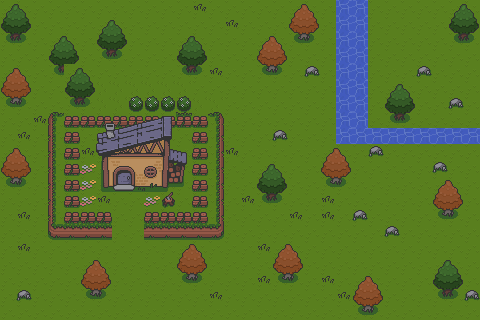

Rendered tile map (Tiled .tmx) drawn with the repository's tilesets; below, a short description and the full map source, tile grids included:
An orthogonal 30x20 tile map with 16x16 px tiles, 3 tile layers (Livello tile 1, alberi, case), 2 tilesets.

<map version="1.10" tiledversion="1.11.2" orientation="orthogonal" renderorder="right-down" width="30" height="20" tilewidth="16" tileheight="16" infinite="0" nextlayerid="4" nextobjectid="1">
 <editorsettings>
  <export target="map.json" format="json" />
 </editorsettings>
 <tileset firstgid="1" name="Overworld_Tileset" tilewidth="16" tileheight="16" tilecount="234" columns="18">
  <image source="../Overworld_Tileset.png" width="288" height="208" />
 </tileset>
 <tileset firstgid="235" name="water_tile_anim_strip_8" tilewidth="16" tileheight="16" tilecount="8" columns="8">
  <image source="../water_tile_anim_strip_8.png" width="128" height="16" />
 </tileset>
 <layer id="1" name="Livello tile 1" width="30" height="20">
  <data encoding="csv">
25,25,25,25,25,25,25,25,25,25,25,25,25,25,25,25,25,25,25,25,25,25,25,25,25,25,25,25,25,25,
25,25,25,25,25,25,25,25,25,25,25,25,25,25,25,25,25,25,25,25,25,25,25,25,25,25,25,25,25,25,
25,25,25,25,25,25,25,25,25,25,25,25,25,25,25,25,25,25,25,25,25,25,25,25,25,25,25,25,25,25,
25,25,25,25,25,25,25,25,25,25,25,25,25,25,25,25,25,25,25,25,25,25,25,25,25,25,25,25,25,25,
25,25,25,25,25,25,25,25,25,25,25,25,25,25,25,25,25,25,25,25,25,25,25,25,25,25,25,25,25,25,
25,25,25,25,25,25,25,25,25,25,25,25,25,25,25,25,25,25,25,25,25,25,25,25,25,25,25,25,25,25,
25,25,25,25,25,25,25,25,25,25,25,25,25,25,25,25,25,25,25,25,25,25,25,25,25,25,25,25,25,25,
25,25,25,25,25,25,25,25,25,25,25,25,25,25,25,25,25,25,25,25,25,25,25,25,25,25,25,25,25,25,
25,25,25,25,25,25,25,25,25,25,25,25,25,25,25,25,25,25,25,25,25,25,25,25,25,25,25,25,25,25,
25,25,25,25,25,25,25,25,25,25,25,25,25,25,25,25,25,25,25,25,25,25,25,25,25,25,25,25,25,25,
25,25,25,25,25,25,25,25,25,25,25,25,25,25,25,25,25,25,25,25,25,25,25,25,25,25,25,25,25,25,
25,25,25,25,25,25,25,25,25,25,25,25,25,25,25,25,25,25,25,25,25,25,25,25,25,25,25,25,25,25,
25,25,25,25,25,25,25,25,25,25,25,25,25,25,25,25,25,25,25,25,25,25,25,25,25,25,25,25,25,25,
25,25,25,25,25,25,25,25,25,25,25,25,25,25,25,25,25,25,25,25,25,25,25,25,25,25,25,25,25,25,
25,25,25,25,25,25,25,25,25,25,25,25,25,25,25,25,25,25,25,25,25,25,25,25,25,25,25,25,25,25,
25,25,25,25,25,25,25,25,25,25,25,25,25,25,25,25,25,25,25,25,25,25,25,25,25,25,25,25,25,25,
25,25,25,25,25,25,25,25,25,25,25,25,25,25,25,25,25,25,25,25,25,25,25,25,25,25,25,25,25,25,
25,25,25,25,25,25,25,25,25,25,25,25,25,25,25,25,25,25,25,25,25,25,25,25,25,25,25,25,25,25,
25,25,25,25,25,25,25,25,25,25,25,25,25,25,25,25,25,25,25,25,25,25,25,25,25,25,25,25,25,25,
25,25,25,25,25,25,25,25,25,25,25,25,25,25,25,25,25,25,25,25,25,25,25,25,25,25,25,25,25,25
</data>
 </layer>
 <layer id="2" name="alberi" width="30" height="20">
  <data encoding="csv">
166,167,0,0,0,0,0,0,0,0,0,0,58,0,0,0,0,0,168,169,0,235,236,0,0,0,0,0,166,167,
184,185,0,0,0,0,166,167,0,0,0,0,0,0,58,0,0,0,186,187,0,235,236,0,0,0,0,0,184,185,
202,203,0,166,167,0,184,185,0,0,0,166,167,0,0,0,168,169,204,205,0,235,236,0,0,0,0,0,202,203,
0,0,0,184,185,0,202,203,0,0,0,184,185,0,0,0,186,187,0,0,0,235,236,0,0,0,0,0,0,0,
168,169,0,202,166,167,0,0,0,0,0,202,203,58,0,0,204,205,0,94,0,235,236,0,0,0,94,0,0,0,
186,187,0,0,184,185,2684354585,2684354585,2684354585,2684354585,2684354585,2684354585,0,0,0,0,0,0,0,0,0,235,236,0,166,167,0,0,0,0,
204,205,0,0,202,203,2684354585,2684354585,59,59,59,59,2684354585,2684354585,0,0,0,0,0,0,0,235,235,0,184,185,0,0,94,0,
0,0,58,0,0,0,97,97,97,97,97,6,0,0,0,0,0,0,0,0,0,237,237,0,202,203,0,0,0,0,
0,58,0,0,25,25,0,2684354585,0,0,0,0,0,0,0,0,0,94,0,0,0,237,237,237,237,237,237,237,237,237,
168,169,0,0,0,58,0,0,0,0,0,0,0,0,58,0,0,0,0,0,168,169,0,94,0,0,0,0,0,0,
186,187,0,0,0,74,0,0,0,0,0,0,0,0,0,0,166,167,0,0,186,187,0,0,0,0,0,94,0,0,
204,205,0,0,0,74,0,0,0,0,0,0,0,0,0,0,184,185,0,0,204,205,0,0,0,0,0,168,169,0,
0,0,0,0,0,74,58,0,0,74,0,0,0,0,0,58,202,203,0,0,58,0,0,0,0,0,0,186,187,0,
0,58,0,0,0,0,0,0,0,0,0,0,0,0,0,0,0,0,58,0,58,0,94,0,0,0,0,204,205,0,
0,0,0,0,0,0,0,0,0,0,0,0,0,0,0,0,0,0,0,0,0,0,0,0,94,0,0,0,0,0,
0,58,0,0,0,0,0,0,0,0,0,168,169,0,0,0,58,168,169,0,0,0,0,0,0,0,0,0,0,0,
0,0,0,0,0,168,169,0,0,0,0,186,187,0,0,0,0,186,187,0,0,0,0,0,0,0,0,166,167,0,
0,0,0,0,0,186,187,0,0,0,0,204,205,0,0,0,58,204,205,0,58,0,168,169,0,0,0,184,185,0,
0,94,0,0,0,204,205,0,0,0,0,0,0,58,0,0,0,0,0,0,0,58,186,187,0,0,0,202,203,94,
0,0,0,0,0,0,0,0,0,0,0,0,0,0,0,0,0,0,0,0,0,0,204,205,0,0,0,0,0,0
</data>
 </layer>
 <layer id="3" name="case" width="30" height="20">
  <data encoding="csv">
0,0,0,0,0,0,0,0,0,0,0,0,0,0,0,0,0,0,0,0,0,0,0,0,0,0,0,0,0,0,
0,0,0,0,0,0,0,0,0,0,0,0,0,0,0,0,0,0,0,0,0,0,0,0,0,0,0,0,0,0,
0,0,0,0,0,0,0,0,0,0,0,0,0,0,0,0,0,0,0,0,0,0,0,0,0,0,0,0,0,0,
0,0,0,0,0,0,0,0,0,0,0,0,0,0,0,0,0,0,0,0,0,0,0,0,0,0,0,0,0,0,
0,0,0,0,0,0,0,0,0,0,0,0,0,0,0,0,0,0,0,0,0,0,0,0,0,0,0,0,0,0,
0,0,0,0,0,0,0,0,0,0,0,0,0,0,0,0,0,0,0,0,0,0,0,0,0,0,0,0,0,0,
0,0,0,0,0,0,0,0,0,0,0,0,0,0,0,0,0,0,0,0,0,0,0,0,0,0,0,0,0,0,
0,0,0,5,97,97,13,14,15,16,17,97,97,8,0,0,0,0,0,0,0,0,0,0,0,0,0,0,0,0,
0,0,0,23,97,25,31,32,33,34,35,25,97,26,0,0,0,0,0,0,0,0,0,0,0,0,0,0,0,0,
0,0,0,23,97,0,49,50,51,52,53,54,97,26,0,0,0,0,0,0,0,0,0,0,0,0,0,0,0,0,
0,0,0,23,97,0,67,68,69,70,71,72,97,26,0,0,0,0,0,0,0,0,0,0,0,0,0,0,0,0,
0,0,0,23,97,0,85,86,87,88,89,90,97,26,0,0,0,0,0,0,0,0,0,0,0,0,0,0,0,0,
0,0,0,23,97,0,0,0,0,0,77,0,97,26,0,0,0,0,0,0,0,0,0,0,0,0,0,0,0,0,
0,0,0,23,97,97,97,0,0,97,97,97,97,26,0,0,0,0,0,0,0,0,0,0,0,0,0,0,0,0,
0,0,0,41,42,42,42,0,0,42,42,42,42,44,0,0,0,0,0,0,0,0,0,0,0,0,0,0,0,0,
0,0,0,0,0,0,0,0,0,0,0,0,0,0,0,0,0,0,0,0,0,0,0,0,0,0,0,0,0,0,
0,0,0,0,0,0,0,0,0,0,0,0,0,0,0,0,0,0,0,0,0,0,0,0,0,0,0,0,0,0,
0,0,0,0,0,0,0,0,0,0,0,0,0,0,0,0,0,0,0,0,0,0,0,0,0,0,0,0,0,0,
0,0,0,0,0,0,0,0,0,0,0,0,0,0,0,0,0,0,0,0,0,0,0,0,0,0,0,0,0,0,
0,0,0,0,0,0,0,0,0,0,0,0,0,0,0,0,0,0,0,0,0,0,0,0,0,0,0,0,0,0
</data>
 </layer>
</map>
